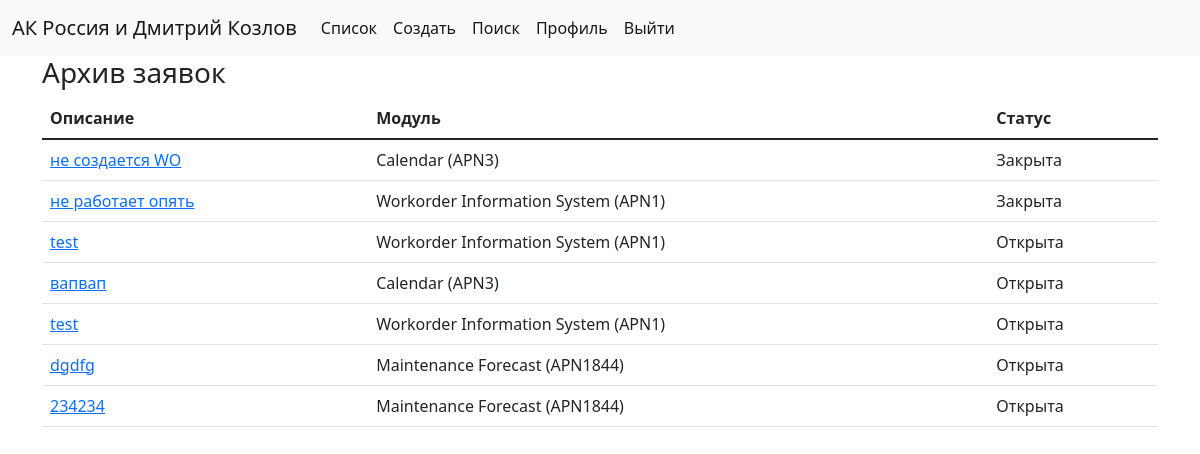
The app's page /account/archive/ (signed in) with its own data.
### account/models.py (models this page shows, shortened)
class Profile(models.Model):
    user = models.OneToOneField(User, on_delete=models.CASCADE, related_name='profile')
    airline = models.ForeignKey(Airline, on_delete=models.CASCADE, null=True)

class Airline(models.Model):
    airline = models.CharField(max_length=255)
    def __str__(self):
        return self.airline

### cases/models.py (models this page shows, shortened)
class Case(models.Model):
    title = models.CharField(max_length=255)
    description = models.TextField()
    emails_list = models.ManyToManyField(User, blank=True, related_name='cases')
    module = models.ForeignKey(AMOSModule, on_delete=models.CASCADE)
    docfile = models.FileField(upload_to=case_directory_path, blank=True, null=True)
    author = models.ForeignKey(User, on_delete=models.SET_NULL, blank=True, null=True)
    created = models.DateTimeField(auto_now_add=True)
    active = models.BooleanField(default=True)
    def get_absolute_url(self):
        return reverse('cases:detail', args=[str(self.id)])

class AMOSModule(models.Model):
    apn = models.IntegerField()
    name = models.CharField(max_length=155)
    def __str__(self):
        return f"{self.name} (APN{self.apn})"

### account/views.py (the view)
# urls.py: path('archive/', ArchiveView.as_view(), name='archive'),
class ArchiveView(LoginRequiredMixin, View):
    template_name = 'account/archive.html'
    def get(self, request):
        items = Case.objects.select_related('module', 'author').filter(author=request.user)
        context = {
            'items': items
        }
        return render(request, template_name=self.template_name, context=context)

### account/templates/account/archive.html (shortened to what this page needs)
{% extends "cases/base.html" %}
{% block content %}
    <h3>Архив заявок</h3>
        {% include 'account/snippets/table.html' with items=items %}
{% endblock %}

### cases/templates/cases/base.html (shortened to what this page needs)
<!doctype html>
<html lang="en">
  <head>
    {% load static %}
    <link rel="stylesheet" href="{% static '/css/bootstrap.min.css' %}">
  </head>
  <body>
  <nav class="navbar navbar-expand-lg navbar-light bg-light">
  <div class="container-fluid">
    <a class="navbar-brand" href="#">{% if request.user.is_authenticated %}{{request.user.profile.airline }} и {{request.user.first_name}} {{request.user.last_name}}{% else %}АК Россия{% endif %}</a>
    <div class="collapse navbar-collapse" id="navbarSupportedContent">
      <ul class="navbar-nav me-auto mb-2 mb-lg-0">
        {% if request.user.is_authenticated %}
        <li class="nav-item">
          <a class="nav-link active" aria-current="page" href="{% url 'cases:list' %}">Список</a>
        </li>
        <li class="nav-item">
          <a class="nav-link active" aria-current="page" href="{% url 'cases:create' %}">Создать</a>
        </li>
        <li class="nav-item">
          <a class="nav-link active" aria-current="page" href="{% url 'cases:search' %}">Поиск</a>
        </li>
        <li class="nav-item">
          <a class="nav-link active" aria-current="page" href="{% url 'account:edit' %}">Профиль</a>
        </li>
        <li class="nav-item">
          <a class="nav-link active" aria-current="page" href="{% url 'account:logout' %}">Выйти</a>
        </li>
        {% else %}
        <li class="nav-item">
          <a class="nav-link active" aria-current="page" href="{% url 'account:login' %}">Логин</a>
        </li>
        {% endif %}
      </ul>
    </div>
  </div>
</nav>
<div class="container">
  {% block content %}{% endblock %}
</div>
  </body>
</html>

### account/templates/account/snippets/table.html
<table class="table">
  <thead>
    <tr>
      <th scope="col">Описание</th>
      <th scope="col">Модуль</th>
      <th scope="col">Статус</th>
    </tr>
  </thead>
  <tbody>
  {% for item in items %}
    <tr>
      <td><a href="{{ item.get_absolute_url }}">{{ item.title }}</a></td>
      <td>{{ item.module }}</td>
      <td>{% if item.active %}Открыта{% else %}Закрыта{% endif %}</td>
    </tr>
  {% endfor %}
  </tbody>
</table>

### records on screen
Case: title "не создается WO", module "Calendar (APN3)", active "Закрыта"
Case: title "не работает опять", module "Workorder Information System (APN1)", active "Закрыта"
Case: title "test", module "Workorder Information System (APN1)", active "Открыта"
Case: title "вапвап", module "Calendar (APN3)", active "Открыта"
Case: title "test", module "Workorder Information System (APN1)", active "Открыта"
Case: title "dgdfg", module "Maintenance Forecast (APN1844)", active "Открыта"
Case: title "234234", module "Maintenance Forecast (APN1844)", active "Открыта"

### other values on screen
{{ request.user.profile.airline }} "АК Россия"
{{ request.user.first_name }} "Дмитрий"
{{ request.user.last_name }} "Козлов"
